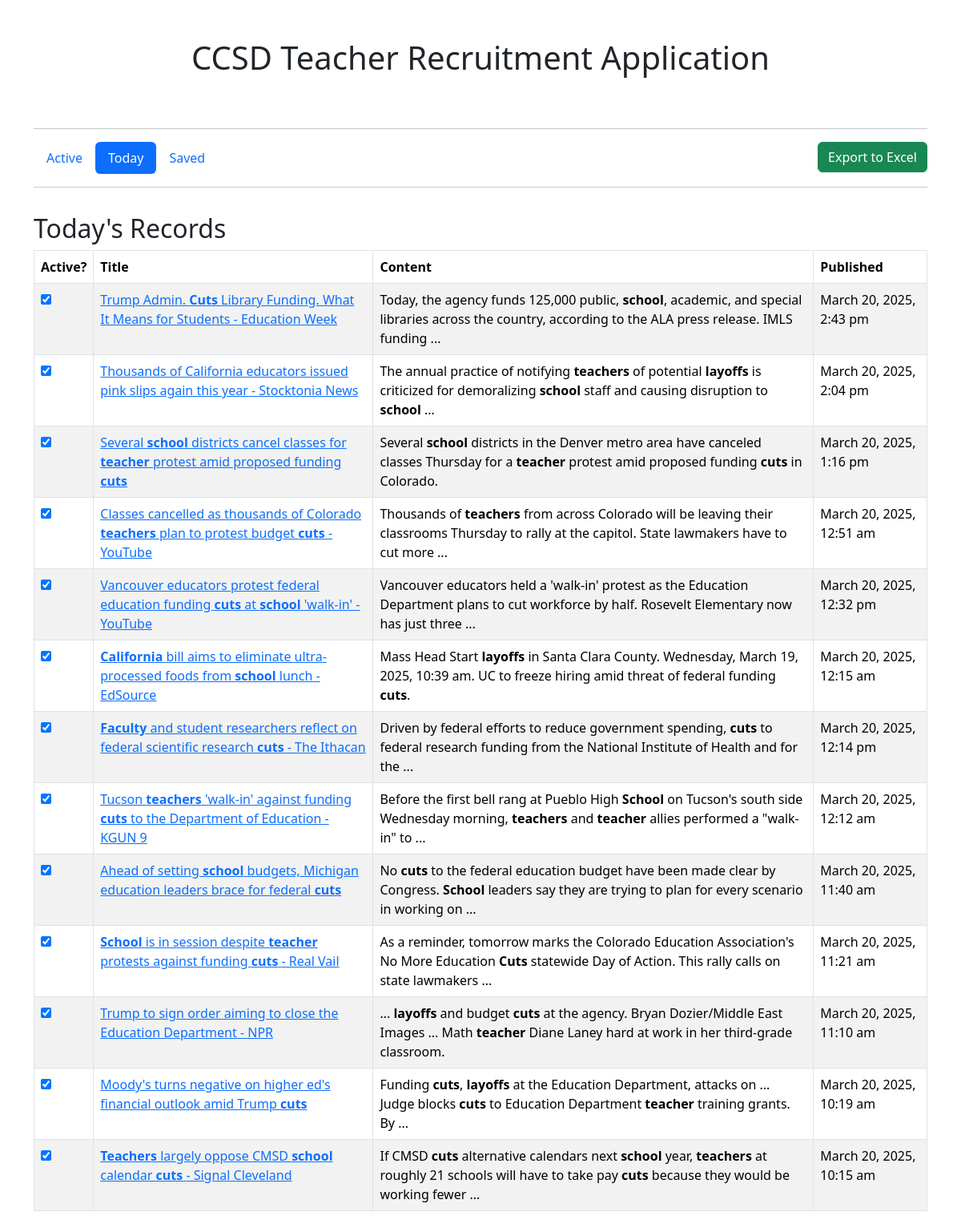
Screenshot of /today.php with the database file from the repository.
### tables this page shows
CREATE TABLE teacherRecruitment (
    id INTEGER PRIMARY KEY, 
    title TEXT, 
    content TEXT, 
    published TEXT, 
    link TEXT,
    active BOOLEAN DEFAULT 1, 
    saved BOOLEAN DEFAULT 0,
    UNIQUE(title, content, link)
);

### today.php (the view, shortened to what this page needs)
<?php
include('includes/head.php');
include('includes/header.php');
$db = new SQLite3('teacherRecruitment.db');
$today = date("F j, Y");
?>
    <div class="container">
        <div class="row">
            <div class="col">
                <h2>Today's Records</h2>
                <table id="todayTable" class="table table-striped table-bordered">
                    <thead>
                    <tr>
                        <th>Active?</th>
                        <th>Title</th>
                        <th>Content</th>
                        <th>Published</th>
                    </tr>
                    </thead>
                    <tbody>
                    <?php
                    $stmt = $db->prepare("SELECT * FROM teacherRecruitment WHERE published LIKE :today AND active = 1 ORDER BY published DESC");
                    $stmt->bindValue(':today', '%' . $today . '%', SQLITE3_TEXT);
                    $results = $stmt->execute();
                    while ($row = $results->fetchArray(SQLITE3_ASSOC)) { ?>
                        <tr>
                            <td><input id="active" type='checkbox' name='active' data-id='<?php echo $row['id']; ?>' <?php echo $row['active'] ? 'checked' : ''; ?>/></td>
                            <td><a href='<?php echo $row['link']; ?>'><?php echo $row['title']; ?></a></td>
                            <td><?php echo $row['content']; ?></td>
                            <td><?php echo $row['published'] ?></td>
                        </tr>
                        <?php
                    }
                    ?>
                    </tbody>
                </table>
            </div>
        </div>
    </div>
<?php include('includes/footer.php'); ?>

### includes/head.php (shortened to what this page needs)
<!doctype html>
<html lang="en">
<head>
    <link rel="stylesheet" href="https://cdn.jsdelivr.net/npm/bootstrap@5.3.3/dist/css/bootstrap.min.css"
>
    <link rel="stylesheet" href="https://cdn.datatables.net/2.2.2/css/dataTables.dataTables.css"/>
</head>
<body>

### includes/header.php (shortened to what this page needs)
<div class="container pt-5 pb-3">
    <div class="row">
        <div class="col">
            <h1 class="text-center pb-5">CCSD Teacher Recruitment Application</h1>
            <hr/>
            <?php
            $currentUri = $_SERVER['REQUEST_URI'];
            if ($currentUri == '/ccsd-teacher-recruitment/saved.php') {
                ?><ul class="nav nav-pills">
                    <li class="nav-item">
                        <a class="nav-link" aria-current="page" href="/ccsd-teacher-recruitment/">Active</a>
                    </li>
                    <li class="nav-item">
                        <a class="nav-link" href="/ccsd-teacher-recruitment/today.php">Today</a>
                    </li>
                    <li class="nav-item">
                        <a class="nav-link active" href="/ccsd-teacher-recruitment/saved.php">Saved</a>
                    </li>
                </ul>
                <a href="exportToExcel.php" class="btn btn-success float-end" style="margin-top: -40px">Export to Excel</a>
            <?php } elseif ($currentUri == '/ccsd-teacher-recruitment/today.php') { ?>
                <ul class="nav nav-pills">
                    <li class="nav-item">
                        <a class="nav-link" aria-current="page" href="/ccsd-teacher-recruitment/">Active</a>
                    </li>
                    <li class="nav-item">
                        <a class="nav-link active" href="/ccsd-teacher-recruitment/today.php">Today</a>
                    </li>
                    <li class="nav-item">
                        <a class="nav-link" href="/ccsd-teacher-recruitment/saved.php">Saved</a>
                    </li>
                </ul>
                <a href="exportToExcel.php" class="btn btn-success float-end" style="margin-top: -40px">Export to Excel</a>
            <?php } ?>
            <hr/>
        </div>
    </div>
</div>

### includes/footer.php (shortened to what this page needs)
</body>
</html>

### rows the page displays
teacherrecruitment: active "☑", title "Trump Admin. Cuts Library Funding. What It Means for Students - Education Week", content "Today, the agency funds 125,000 public, school , academic, and special libraries across the country, according to the ALA press release. IMLS funding ...", published "March 20, 2025, 2:43 pm"
teacherrecruitment: active "☑", title "Thousands of California educators issued pink slips again this year - Stocktonia News", content "The annual practice of notifying teachers of potential layoffs is criticized for demoralizing school staff and causing disruption to school ...", published "March 20, 2025, 2:04 pm"
teacherrecruitment: active "☑", title "Several school districts cancel classes for teacher protest amid proposed funding cuts", content "Several school districts in the Denver metro area have canceled classes Thursday for a teacher protest amid proposed funding cuts in Colorado.", published "March 20, 2025, 1:16 pm"
teacherrecruitment: active "☑", title "Classes cancelled as thousands of Colorado teachers plan to protest budget cuts - YouTube", content "Thousands of teachers from across Colorado will be leaving their classrooms Thursday to rally at the capitol. State lawmakers have to cut more ...", published "March 20, 2025, 12:51 am"
teacherrecruitment: active "☑", title "Vancouver educators protest federal education funding cuts at school 'walk-in' - YouTube", content "Vancouver educators held a 'walk-in' protest as the Education Department plans to cut workforce by half. Rosevelt Elementary now has just three ...", published "March 20, 2025, 12:32 pm"
teacherrecruitment: active "☑", title "California bill aims to eliminate ultra-processed foods from school lunch - EdSource", content "Mass Head Start layoffs in Santa Clara County. Wednesday, March 19, 2025, 10:39 am. UC to freeze hiring amid threat of federal funding cuts .", published "March 20, 2025, 12:15 am"
teacherrecruitment: active "☑", title "Faculty and student researchers reflect on federal scientific research cuts - The Ithacan", content "Driven by federal efforts to reduce government spending, cuts to federal research funding from the National Institute of Health and for the ...", published "March 20, 2025, 12:14 pm"
teacherrecruitment: active "☑", title "Tucson teachers 'walk-in' against funding cuts to the Department of Education - KGUN 9", content "Before the first bell rang at Pueblo High School on Tucson's south side Wednesday morning, teachers and teacher allies performed a \"walk-in\" to ...", published "March 20, 2025, 12:12 am"
teacherrecruitment: active "☑", title "Ahead of setting school budgets, Michigan education leaders brace for federal cuts", content "No cuts to the federal education budget have been made clear by Congress. School leaders say they are trying to plan for every scenario in working on ...", published "March 20, 2025, 11:40 am"
teacherrecruitment: active "☑", title "School is in session despite teacher protests against funding cuts - Real Vail", content "As a reminder, tomorrow marks the Colorado Education Association's No More Education Cuts statewide Day of Action. This rally calls on state lawmakers ...", published "March 20, 2025, 11:21 am"
teacherrecruitment: active "☑", title "Trump to sign order aiming to close the Education Department - NPR", content "... layoffs and budget cuts at the agency. Bryan Dozier/Middle East Images ... Math teacher Diane Laney hard at work in her third-grade classroom.", published "March 20, 2025, 11:10 am"
teacherrecruitment: active "☑", title "Moody's turns negative on higher ed's financial outlook amid Trump cuts", content "Funding cuts , layoffs at the Education Department, attacks on ... Judge blocks cuts to Education Department teacher training grants. By ...", published "March 20, 2025, 10:19 am"
teacherrecruitment: active "☑", title "Teachers largely oppose CMSD school calendar cuts - Signal Cleveland", content "If CMSD cuts alternative calendars next school year, teachers at roughly 21 schools will have to take pay cuts because they would be working fewer ...", published "March 20, 2025, 10:15 am"
